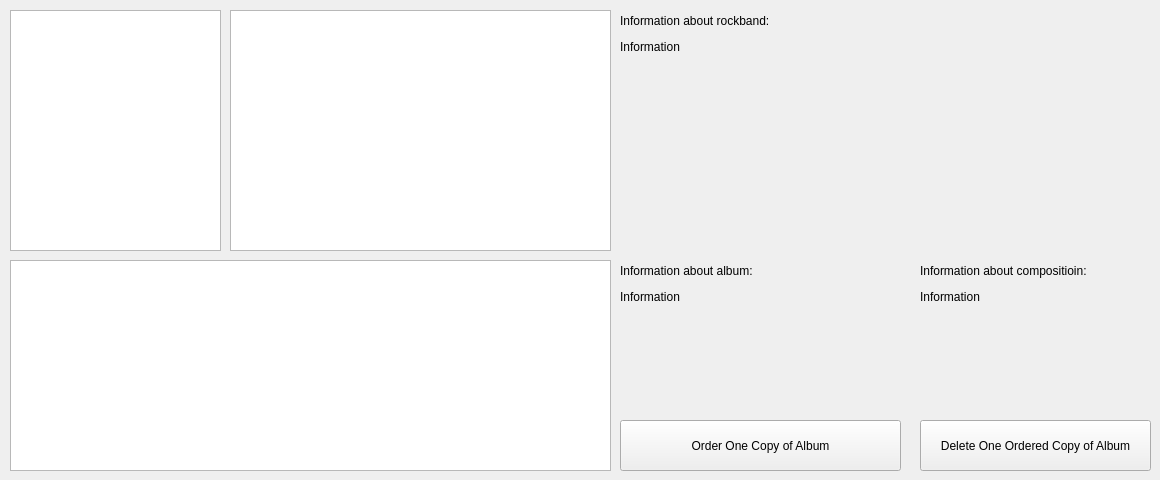
    <widget class="QWidget" name="storeTab">
     <attribute name="title">
      <string>Music Store</string>
     </attribute>
     <widget class="QTableWidget" name="compositionTableWidget">
      <property name="geometry">
       <rect>
        <x>10</x>
        <y>260</y>
        <width>601</width>
        <height>211</height>
       </rect>
      </property>
      <property name="editTriggers">
       <set>QAbstractItemView::NoEditTriggers</set>
      </property>
      <property name="alternatingRowColors">
       <bool>true</bool>
      </property>
      <property name="selectionMode">
       <enum>QAbstractItemView::SingleSelection</enum>
      </property>
      <property name="selectionBehavior">
       <enum>QAbstractItemView::SelectRows</enum>
      </property>
      <property name="sortingEnabled">
       <bool>false</bool>
      </property>
     </widget>
     <widget class="QListWidget" name="rockbandListWidget">
      <property name="geometry">
       <rect>
        <x>10</x>
        <y>10</y>
        <width>211</width>
        <height>241</height>
       </rect>
      </property>
     </widget>
     <widget class="QTableWidget" name="albumTableWidget">
      <property name="geometry">
       <rect>
        <x>230</x>
        <y>10</y>
        <width>381</width>
        <height>241</height>
       </rect>
      </property>
      <property name="editTriggers">
       <set>QAbstractItemView::NoEditTriggers</set>
      </property>
      <property name="alternatingRowColors">
       <bool>true</bool>
      </property>
      <property name="selectionMode">
       <enum>QAbstractItemView::SingleSelection</enum>
      </property>
      <property name="selectionBehavior">
       <enum>QAbstractItemView::SelectRows</enum>
      </property>
      <property name="sortingEnabled">
       <bool>false</bool>
      </property>
     </widget>
     <widget class="QLabel" name="rockbandInformationLabel">
      <property name="geometry">
       <rect>
        <x>620</x>
        <y>40</y>
        <width>281</width>
        <height>201</height>
       </rect>
      </property>
      <property name="text">
       <string>Information</string>
      </property>
      <property name="alignment">
       <set>Qt::AlignLeading|Qt::AlignLeft|Qt::AlignTop</set>
      </property>
      <property name="wordWrap">
       <bool>true</bool>
      </property>
     </widget>
     <widget class="QPushButton" name="purchaseAlbumPushButton">
      <property name="geometry">
       <rect>
        <x>620</x>
        <y>420</y>
        <width>281</width>
        <height>51</height>
       </rect>
      </property>
      <property name="text">
       <string>Order One Copy of Album</string>
      </property>
     </widget>
     <widget class="QLabel" name="coverLabel">
      <property name="geometry">
       <rect>
        <x>920</x>
        <y>10</y>
        <width>231</width>
        <height>231</height>
       </rect>
      </property>
      <property name="text">
       <string/>
      </property>
      <property name="pixmap">
       <pixmap resource="dbclient.qrc">:/resources/no-cover.jpg</pixmap>
      </property>
      <property name="scaledContents">
       <bool>true</bool>
      </property>
     </widget>
     <widget class="QLabel" name="albumInformationLabel">
      <property name="geometry">
       <rect>
        <x>620</x>
        <y>290</y>
        <width>281</width>
        <height>121</height>
       </rect>
      </property>
      <property name="text">
       <string>Information</string>
      </property>
      <property name="alignment">
       <set>Qt::AlignLeading|Qt::AlignLeft|Qt::AlignTop</set>
      </property>
     </widget>
     <widget class="QLabel" name="compositionInformationLabel">
      <property name="geometry">
       <rect>
        <x>920</x>
        <y>290</y>
        <width>231</width>
        <height>121</height>
       </rect>
      </property>
      <property name="text">
       <string>Information</string>
      </property>
      <property name="alignment">
       <set>Qt::AlignLeading|Qt::AlignLeft|Qt::AlignTop</set>
      </property>
     </widget>
     <widget class="QLabel" name="label">
      <property name="geometry">
       <rect>
        <x>620</x>
        <y>10</y>
        <width>291</width>
        <height>21</height>
       </rect>
      </property>
      <property name="text">
       <string>Information about rockband:</string>
      </property>
     </widget>
     <widget class="QLabel" name="label_2">
      <property name="geometry">
       <rect>
        <x>620</x>
        <y>260</y>
        <width>291</width>
        <height>21</height>
       </rect>
      </property>
      <property name="text">
       <string>Information about album:</string>
      </property>
     </widget>
     <widget class="QLabel" name="label_3">
      <property name="geometry">
       <rect>
        <x>920</x>
        <y>260</y>
        <width>231</width>
        <height>21</height>
       </rect>
      </property>
      <property name="text">
       <string>Information about compositioin:</string>
      </property>
     </widget>
     <widget class="QPushButton" name="purchaseCompositionPushButton">
      <property name="geometry">
       <rect>
        <x>920</x>
        <y>420</y>
        <width>231</width>
        <height>51</height>
       </rect>
      </property>
      <property name="text">
       <string>Delete One Ordered Copy of Album</string>
      </property>
     </widget>
    </widget>
